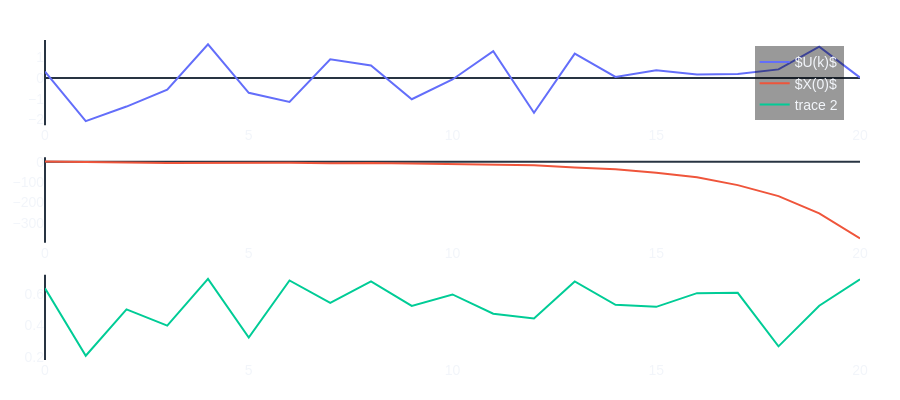

Notebook source saved alongside this figure:
### Code cell
# debug

# Plotting sim data
fig = subplots.make_subplots(rows=3)
fig.add_trace(
    go.Scatter(
        y=U[0,:],
        mode="lines",
        name=r"$U(k)$",
    ),
    row=1,
    col=1
)
fig.add_trace(
    go.Scatter(
        y=X[0,:],
        mode="lines",
        name=r"$X(0)$",
    ),
    row=2,
    col=1
)
fig.add_trace(
    go.Scatter(
        y=np.linalg.norm(W, axis=0, ord=2),
        mode="lines",
    ),
    row=3,
    col=1
)

# Update axis labels and layout
#fig.update_yaxes(title_text="Voltage (V)", row=1)
#fig.update_yaxes(title_text="Voltage (V)", row=2)
#fig.update_xaxes(title_text="Time (s)", row=2)

fig.update_layout(
    height = 400
)

fig.show()
print(np.max((np.linalg.norm(W, axis=0, ord=2))**2))

### Figure 1 — Plotly figure (JSON) as saved in the notebook; plotly's stock layout.template omitted (floating-point values rounded to 4 significant figures)
{"data": [{"mode": "lines", "name": "$U(k)$", "type": "scatter", "xaxis": "x", "y": [0.3117, -2.087, -1.384, -0.5607, 1.637, -0.7175, -1.158, 0.9116, 0.6094, -1.029, -0.06991, 1.305, -1.682, 1.181, 0.0545, 0.3756, 0.1703, 0.2012, 0.4186, 1.517, 0.02052], "yaxis": "y"}, {"mode": "lines", "name": "$X(0)$", "type": "scatter", "xaxis": "x2", "y": [0.2874, -0.07552, -3.976, -6.277, -6.3, -3.567, -5.68, -8.165, -6.436, -9.526, -12.95, -16.29, -17.81, -29.03, -36.9, -54.38, -76.64, -115.3, -169.5, -254.4, -377.2], "yaxis": "y2"}, {"mode": "lines", "type": "scatter", "xaxis": "x3", "y": [0.6373, 0.2074, 0.503, 0.3996, 0.6969, 0.3234, 0.687, 0.5441, 0.6814, 0.5254, 0.5978, 0.475, 0.4451, 0.6808, 0.532, 0.519, 0.6061, 0.6084, 0.2672, 0.5259, 0.6941], "yaxis": "y3"}], "layout": {"height": 400, "xaxis": {"anchor": "y", "domain": [0, 1]}, "xaxis2": {"anchor": "y2", "domain": [0, 1]}, "xaxis3": {"anchor": "y3", "domain": [0, 1]}, "yaxis": {"anchor": "x", "domain": [0.7333, 1]}, "yaxis2": {"anchor": "x2", "domain": [0.3667, 0.6333]}, "yaxis3": {"anchor": "x3", "domain": [0, 0.2667]}}}
